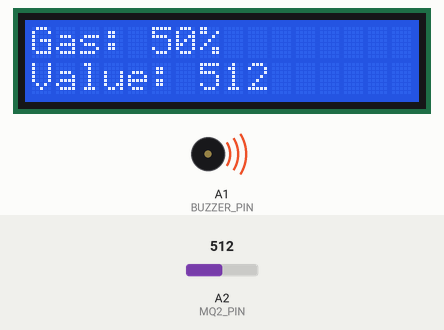
Simulated run of this sketch. Board: Arduino Uno, built with avr-gcc and run on an emulated ATmega328P. On the bench: 16×2 character LCD, buzzer (waves = sounding, pin HIGH). The test bench sets the inputs (shaded band); at power-on: A2 (MQ2_PIN) = 512.

Above: at 3.2 s.
3.3 s: A2 (MQ2_PIN) set to 310
At 4.4 s:
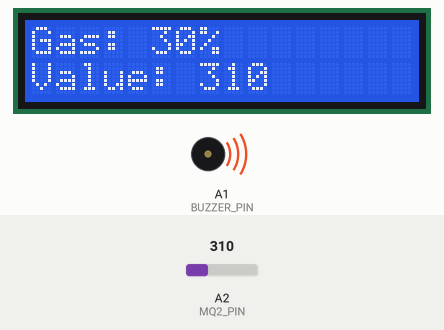
5.1 s: A2 (MQ2_PIN) set to 287
At 5.5 s:
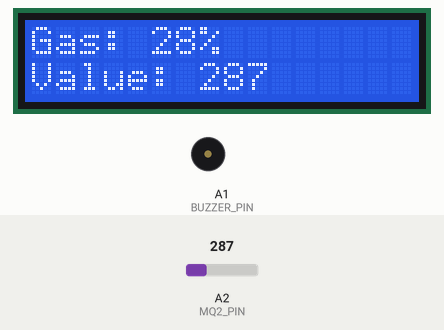
6.7 s: A2 (MQ2_PIN) set to 306
At 7.8 s:
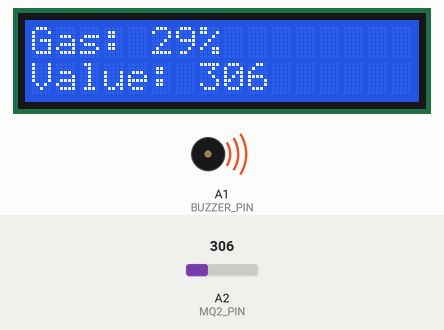
Timing chart, 0 to 9.7 s (numbered marks = the images above; inputs shaded):
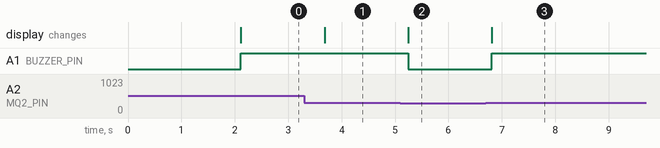

Measured:
- the behaviour switches between 301 and 300 on A2 (MQ2_PIN) (found by bisection; images 1 and 2)
- after the input at 3.3 s, the display: changes after 0.38 s (image 1)
- after the input at 5.1 s, A1 (BUZZER_PIN): HIGH → LOW after 0.14 s; the display: changes after 0.15 s (image 2)
- after the input at 6.7 s, A1 (BUZZER_PIN): LOW → HIGH after 0.11 s; the display: changes after 0.11 s (image 3)

The sketch:

App.ino
```cpp
#include <Wire.h>
#include <LiquidCrystal_I2C.h>

// LCD at I2C address 0x27 (change if yours is different)
LiquidCrystal_I2C lcd(0x27, 16, 2);

#define MQ2_PIN A2      // Analog pin for MQ-2
#define BUZZER_PIN A1    // Buzzer pin

int sensorValue = 0;     // Raw value from MQ-2
int gasLevelPercent = 0; // Gas concentration percentage
int threshold = 300;     // Adjust this threshold as needed

void setup() {
  // LCD setup
  lcd.init();
  lcd.backlight();
  lcd.clear();
  lcd.setCursor(0, 0);
  lcd.print("Gas Detector");
  lcd.setCursor(0, 1);
  lcd.print("Initializing...");

  // Buzzer setup
  pinMode(BUZZER_PIN, OUTPUT);
  digitalWrite(BUZZER_PIN, LOW);

  delay(2000); // Wait for sensor to warm up
}

void loop() {
  sensorValue = analogRead(MQ2_PIN);

  // Convert sensor value (0-1023) to percentage
  gasLevelPercent = map(sensorValue, 0, 1023, 0, 100);

  // Display readings on LCD
  lcd.clear();
  lcd.setCursor(0, 0);
  lcd.print("Gas: ");
  lcd.print(gasLevelPercent);
  lcd.print("%");

  lcd.setCursor(0, 1);
  lcd.print("Value: ");
  lcd.print(sensorValue);

  // Check for high gas concentration
  if (sensorValue > threshold) {
    digitalWrite(BUZZER_PIN, HIGH);
  } else {
    digitalWrite(BUZZER_PIN, LOW);
  }

  delay(500); // Update every 0.5 sec
}
```
